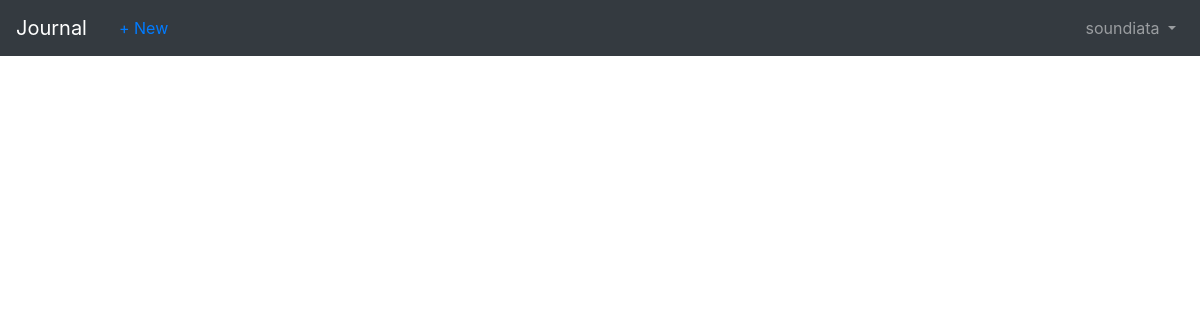
/articles/ (signed in), run on an earlier commit of the app's database.
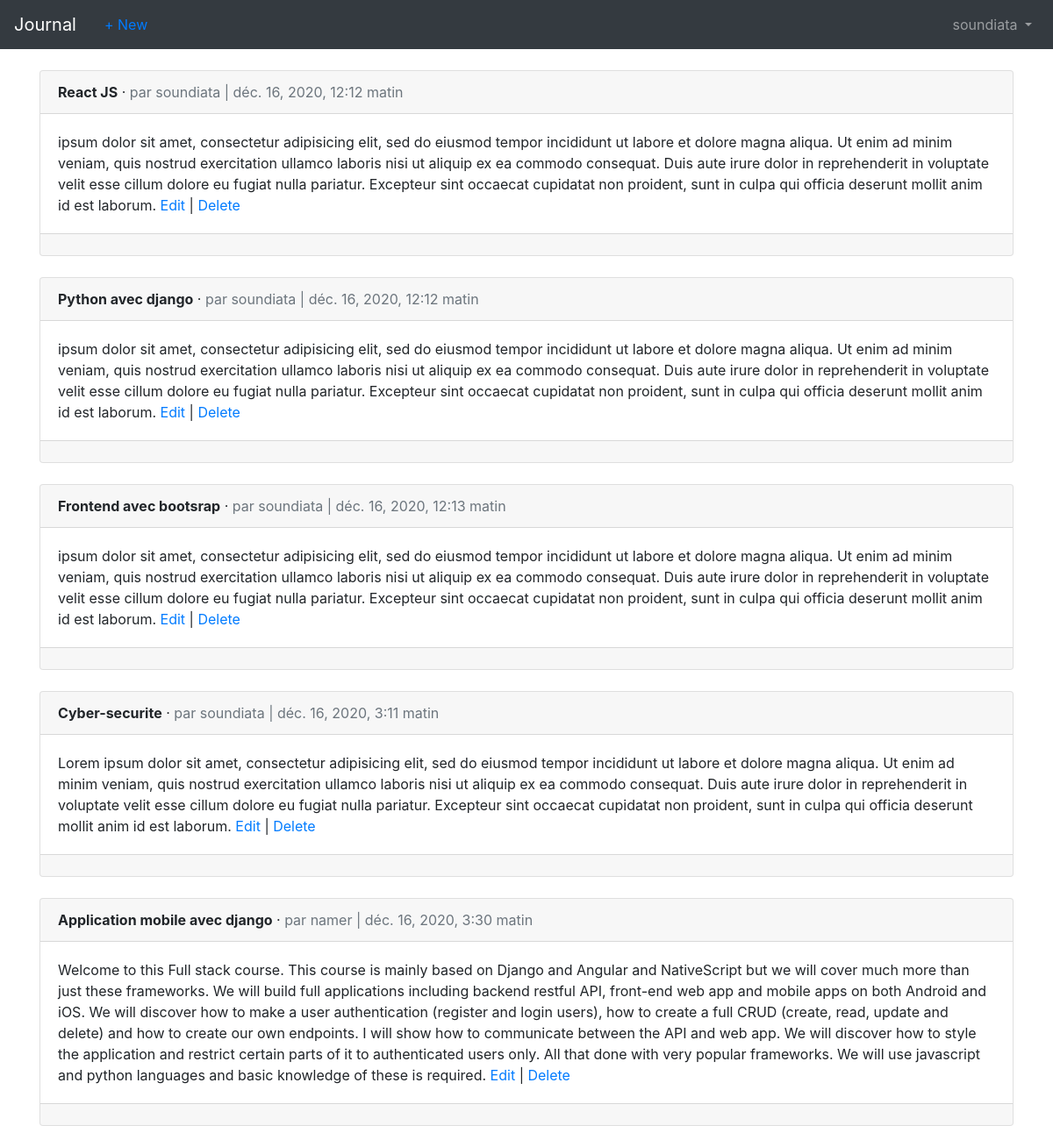
And on a later commit of the database.
### users/models.py (models this page shows)
class CustomUser(AbstractUser):
	age = models.PositiveIntegerField(null=True, blank=True)

### articles/models.py (models this page shows, shortened)
class Article(models.Model):
	title = models.CharField(max_length=255)
	body = models.TextField()
	date = models.DateTimeField(auto_now_add=True)
	author = models.ForeignKey(get_user_model(),
		on_delete=models.CASCADE
	)

### articles/views.py (the view)
# urls.py: path('', ArticleListView.as_view(), name='article_list'),
class ArticleListView(LoginRequiredMixin, ListView):
	model = Article
	login_url = 'login'
	template_name = 'article_list.html'

### templates/article_list.html (shortened to what this page needs)
{% extends 'base.html' %}
{% block content %}
	{% for article in object_list %}
		<div class='card'>
			<div class="card-header">
				<span class="font-weight-bold">{{article.title}}</span> &middot;
				<span class="text-muted">par {{article.author}} | {{article.date}}</span>
			</div>
			<div class="card-body">
				{{article.body}}
				<a href="{% url 'article_edit' article.pk %}">Edit</a> | <a href="{% url 'article_delete' article.pk %}">Delete</a>
			</div>
			<div class="card-footer">
			</div>
		</div>
		<br>
	{% endfor %}
{% endblock %}

### templates/base.html (shortened to what this page needs)
<!DOCTYPE html>
<html>
<head>
	<link rel="stylesheet" href="https://cdn.jsdelivr.net/npm/bootstrap@4.5.3/dist/css/bootstrap.min.css">
</head>
<body>
	<nav class="navbar navbar-expand-md navbar-dark bg-dark mb-4">
		<a class="navbar-brand" href="{% url 'home' %}">Journal</a>
		{% if user.is_authenticated %}
			<ul class="navbar nav mr-auto">
				<li class="nav-item"><a href="{% url 'article_new' %}">+ New</a></li>
			</ul>
		{% endif %}
		<div class="collapse navbar-collapse" id="navbarCollapse">
			{% if user.is_authenticated %}
				<ul class="navbar-nav ml-auto">
					<li class="nav-item">
						<a class="nav-link dropdown-toggle" href="#" id="userMenu"
							data-toggle="dropdown" aria-haspopup="true"
							aria-expanded="false">
							{{ user.username }}
						</a>
					</li>
				</ul>
			{% endif %}
		</div>
	</nav>
	<div class="container">
		{% block content %}
		{% endblock %}
	</div>
</body>
</html>

What changed in the data, as far as the page shows it:
added Article: title "React JS", author "soundiata", date "déc. 16, 2020, 12:12 matin", body "ipsum dolor sit amet, consectetur adipisicing elit, sed do eiusmod tempor incididunt ut labore et dolore magna aliqua. Ut enim ad minim veniam, quis nostrud exercitation ullamco laboris nisi ut aliquip ex ea commodo consequat. Duis aute irure dolor in reprehenderit in voluptate velit esse cillum dolore eu fugiat nulla pariatur. Excepteur sint occaecat cupidatat non proident, sunt in culpa qui officia deserunt mollit anim id est laborum."
added Article: title "Python avec django", author "soundiata", date "déc. 16, 2020, 12:12 matin", body "ipsum dolor sit amet, consectetur adipisicing elit, sed do eiusmod tempor incididunt ut labore et dolore magna aliqua. Ut enim ad minim veniam, quis nostrud exercitation ullamco laboris nisi ut aliquip ex ea commodo consequat. Duis aute irure dolor in reprehenderit in voluptate velit esse cillum dolore eu fugiat nulla pariatur. Excepteur sint occaecat cupidatat non proident, sunt in culpa qui officia deserunt mollit anim id est laborum."
added Article: title "Frontend avec bootsrap", author "soundiata", date "déc. 16, 2020, 12:13 matin", body "ipsum dolor sit amet, consectetur adipisicing elit, sed do eiusmod tempor incididunt ut labore et dolore magna aliqua. Ut enim ad minim veniam, quis nostrud exercitation ullamco laboris nisi ut aliquip ex ea commodo consequat. Duis aute irure dolor in reprehenderit in voluptate velit esse cillum dolore eu fugiat nulla pariatur. Excepteur sint occaecat cupidatat non proident, sunt in culpa qui officia deserunt mollit anim id est laborum."
added Article: title "Cyber-securite", author "soundiata", date "déc. 16, 2020, 3:11 matin", body "Lorem ipsum dolor sit amet, consectetur adipisicing elit, sed do eiusmod tempor incididunt ut labore et dolore magna aliqua. Ut enim ad minim veniam, quis nostrud exercitation ullamco laboris nisi ut aliquip ex ea commodo consequat. Duis aute irure dolor in reprehenderit in voluptate velit esse cillum dolore eu fugiat nulla pariatur. Excepteur sint occaecat cupidatat non proident, sunt in culpa qui officia deserunt mollit anim id est laborum."
added Article: title "Application mobile avec django", author "namer", date "déc. 16, 2020, 3:30 matin", body "Welcome to this Full stack course. This course is mainly based on Django and Angular and NativeScript but we will cover much more than just these frameworks. We will build full applications including backend restful API, front-end web app and mobile apps on both Android and iOS. We will discover how to make a user authentication (register and login users), how to create a full CRUD (create, read, update and delete) and how to create our own endpoints. I will show how to communicate between the API and web app. We will discover how to style the application and restrict certain parts of it to authenticated users only. All that done with very popular frameworks. We will use javascript and…"
